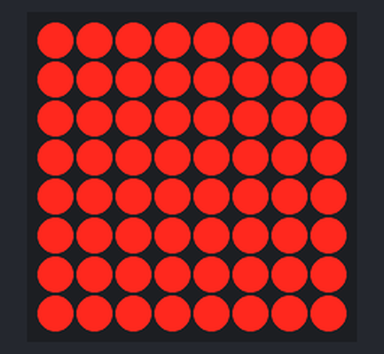
The sketch below on a simulated Arduino Uno, built with avr-gcc and run on an emulated ATmega328P. Parts: 8×8 LED matrix.

Above: at 3.4 s.
At 6.7 s:
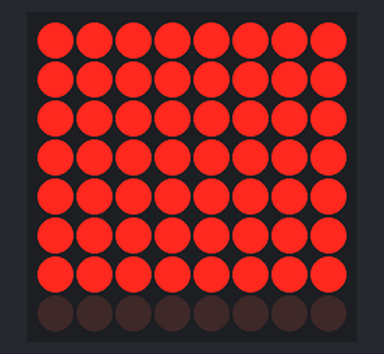
At 7.3 s:
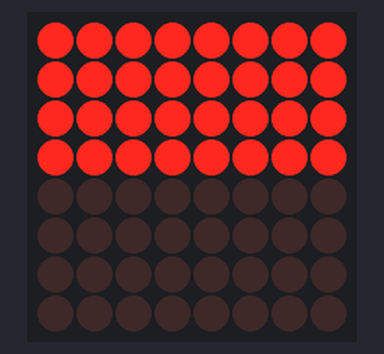
At 8.0 s:
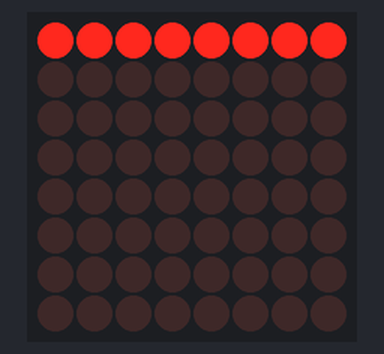
At 8.51 s:
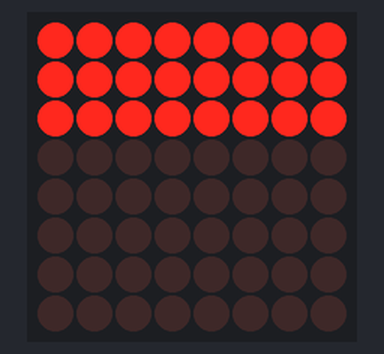
At 9.11 s:
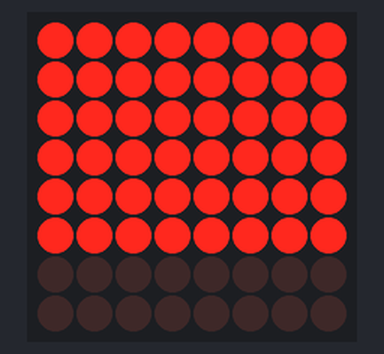

Measured:
- by itself, everything shown: repeats every 8.4 s, in 42 steps
- what the display in image 3 shows lasts 0.4 s, from 7.8 s to 8.2 s

The sketch:

LED_Control.ino
```cpp
/*
By Samuel Rohan D'Souza
*/

#include "LedControl.h"
#include <binary.h>

/*
 * Params - LedControl(dataPin,clockPin,csPin,numDevices)
 * int dataPin    The pin on the Arduino where data gets shifted out
 * int clockPin   The pin for the clock
 * int csPin      The pin for selecting the device when data is to be sent
 * int numDevices The maximum number of devices that can be controlled
 *
 * xxx_addr is the address of the LED display. Address starts at 0 and goes up.
 * Repeat all instructions for lc2 in order to have both light up. lc2 address = 1
*/

LedControl lc1=LedControl(1, 2, 3, 1);
int lc1_addr = 0;

void setup() {
  //wake up the MAX72XX (LED array) from power-saving mode
  lc1.shutdown(lc1_addr,false);
  //set a medium brightness for the Leds
  lc1.setIntensity(lc1_addr,8);
  lc1.clearDisplay(lc1_addr);
  lc1.setRow(lc1_addr,0,B11111111);
  lc1.setRow(lc1_addr,1,B11111111);
  lc1.setRow(lc1_addr,2,B11111111);
  lc1.setRow(lc1_addr,3,B11111111);
  lc1.setRow(lc1_addr,4,B11111111);
  lc1.setRow(lc1_addr,5,B11111111);
  lc1.setRow(lc1_addr,6,B11111111);
  lc1.setRow(lc1_addr,7,B11111111);
  delay(200);
  lc1.clearDisplay(lc1_addr);
  delay(200);
  lc1.setRow(lc1_addr,0,B11111111);
  lc1.setRow(lc1_addr,1,B11111111);
  lc1.setRow(lc1_addr,2,B11111111);
  lc1.setRow(lc1_addr,3,B11111111);
  lc1.setRow(lc1_addr,4,B11111111);
  lc1.setRow(lc1_addr,5,B11111111);
  lc1.setRow(lc1_addr,6,B11111111);
  lc1.setRow(lc1_addr,7,B11111111);
  delay(200);
  lc1.clearDisplay(lc1_addr);
  delay(200);
  lc1.setRow(lc1_addr,0,B11111111);
  lc1.setRow(lc1_addr,1,B11111111);
  lc1.setRow(lc1_addr,2,B11111111);
  lc1.setRow(lc1_addr,3,B11111111);
  lc1.setRow(lc1_addr,4,B11111111);
  lc1.setRow(lc1_addr,5,B11111111);
  lc1.setRow(lc1_addr,6,B11111111);
  lc1.setRow(lc1_addr,7,B11111111);
  delay(200);
  lc1.clearDisplay(lc1_addr);
  delay(200);
  lc1.setRow(lc1_addr,0,B11111111);
  lc1.setRow(lc1_addr,1,B11111111);
  lc1.setRow(lc1_addr,2,B11111111);
  lc1.setRow(lc1_addr,3,B11111111);
  lc1.setRow(lc1_addr,4,B11111111);
  lc1.setRow(lc1_addr,5,B11111111);
  lc1.setRow(lc1_addr,6,B11111111);
  lc1.setRow(lc1_addr,7,B11111111);
}

/*
 * Set the status of a single Led.
 * Params - setLed(int addr, int row, int col, boolean state)
 * addr  address of the display
 * row   the row of the Led (0..7)
 * col   the column of the Led (0..7)
 * state If true the led is switched on, if false it is switched off
 * Alternatively: setRow(addr,row,value in binary) e.g. lc.setRow(0,2,B10110000). setColumn also exists, though setRow is the fastest method.
 */
void loop() {
  breathing_loop();
}

void breathing_loop() {
  // Fade in then Fade out
  for (int i = 1; i<=15; i++) {
    lc1.setIntensity(lc1_addr,i);
    lc1.setRow(lc1_addr,0,B11111111);
    lc1.setRow(lc1_addr,1,B11111111);
    lc1.setRow(lc1_addr,2,B11111111);
    lc1.setRow(lc1_addr,3,B11111111);
    lc1.setRow(lc1_addr,4,B11111111);
    lc1.setRow(lc1_addr,5,B11111111);
    lc1.setRow(lc1_addr,6,B11111111);
    lc1.setRow(lc1_addr,7,B11111111);
    delay(150);
  }
  delay(1000);
  for (int e = 14; e > 0; e--) {
    lc1.setIntensity(lc1_addr,e);
    lc1.setRow(lc1_addr,7,B11111111);
    lc1.setRow(lc1_addr,6,B11111111);
    lc1.setRow(lc1_addr,5,B11111111);
    lc1.setRow(lc1_addr,4,B11111111);
    lc1.setRow(lc1_addr,3,B11111111);
    lc1.setRow(lc1_addr,2,B11111111);
    lc1.setRow(lc1_addr,1,B11111111);
    lc1.setRow(lc1_addr,0,B11111111);
    delay(150);
  }
  // Down then Up.
  lc1.setIntensity(lc1_addr, 1);
  lc1.setRow(lc1_addr,7,B00000000);
  lc1.setRow(lc1_addr,6,B11111111);
  lc1.setRow(lc1_addr,5,B11111111);
  lc1.setRow(lc1_addr,4,B11111111);
  lc1.setRow(lc1_addr,3,B11111111);
  lc1.setRow(lc1_addr,2,B11111111);
  lc1.setRow(lc1_addr,1,B11111111);
  lc1.setRow(lc1_addr,0,B11111111);
  delay(200);
  lc1.setRow(lc1_addr,7,B00000000);
  lc1.setRow(lc1_addr,6,B00000000);
  lc1.setRow(lc1_addr,5,B11111111);
  lc1.setRow(lc1_addr,4,B11111111);
  lc1.setRow(lc1_addr,3,B11111111);
  lc1.setRow(lc1_addr,2,B11111111);
  lc1.setRow(lc1_addr,1,B11111111);
  lc1.setRow(lc1_addr,0,B11111111);
  delay(200);
  lc1.setRow(lc1_addr,7,B00000000);
  lc1.setRow(lc1_addr,6,B00000000);
  lc1.setRow(lc1_addr,5,B00000000);
  lc1.setRow(lc1_addr,4,B11111111);
  lc1.setRow(lc1_addr,3,B11111111);
  lc1.setRow(lc1_addr,2,B11111111);
  lc1.setRow(lc1_addr,1,B11111111);
  lc1.setRow(lc1_addr,0,B11111111);
  delay(200);
  lc1.setRow(lc1_addr,7,B00000000);
  lc1.setRow(lc1_addr,6,B00000000);
  lc1.setRow(lc1_addr,5,B00000000);
  lc1.setRow(lc1_addr,4,B00000000);
  lc1.setRow(lc1_addr,3,B11111111);
  lc1.setRow(lc1_addr,2,B11111111);
  lc1.setRow(lc1_addr,1,B11111111);
  lc1.setRow(lc1_addr,0,B11111111);
  delay(200);
  lc1.setRow(lc1_addr,7,B00000000);
  lc1.setRow(lc1_addr,6,B00000000);
  lc1.setRow(lc1_addr,5,B00000000);
  lc1.setRow(lc1_addr,4,B00000000);
  lc1.setRow(lc1_addr,3,B00000000);
  lc1.setRow(lc1_addr,2,B11111111);
  lc1.setRow(lc1_addr,1,B11111111);
  lc1.setRow(lc1_addr,0,B11111111);
  delay(200);
  lc1.setRow(lc1_addr,7,B00000000);
  lc1.setRow(lc1_addr,6,B00000000);
  lc1.setRow(lc1_addr,5,B00000000);
  lc1.setRow(lc1_addr,4,B00000000);
  lc1.setRow(lc1_addr,3,B00000000);
  lc1.setRow(lc1_addr,2,B00000000);
  lc1.setRow(lc1_addr,1,B11111111);
  lc1.setRow(lc1_addr,0,B11111111);
  delay(200);
  lc1.setRow(lc1_addr,7,B00000000);
  lc1.setRow(lc1_addr,6,B00000000);
  lc1.setRow(lc1_addr,5,B00000000);
  lc1.setRow(lc1_addr,4,B00000000);
  lc1.setRow(lc1_addr,3,B00000000);
  lc1.setRow(lc1_addr,2,B00000000);
  lc1.setRow(lc1_addr,1,B00000000);
  lc1.setRow(lc1_addr,0,B11111111);
  delay(400);
  lc1.setRow(lc1_addr,7,B00000000);
  lc1.setRow(lc1_addr,6,B00000000);
  lc1.setRow(lc1_addr,5,B00000000);
  lc1.setRow(lc1_addr,4,B00000000);
  lc1.setRow(lc1_addr,3,B00000000);
  lc1.setRow(lc1_addr,2,B00000000);
  lc1.setRow(lc1_addr,1,B11111111);
  lc1.setRow(lc1_addr,0,B11111111);
  delay(200);
  lc1.setRow(lc1_addr,7,B00000000);
  lc1.setRow(lc1_addr,6,B00000000);
  lc1.setRow(lc1_addr,5,B00000000);
  lc1.setRow(lc1_addr,4,B00000000);
  lc1.setRow(lc1_addr,3,B00000000);
  lc1.setRow(lc1_addr,2,B11111111);
  lc1.setRow(lc1_addr,1,B11111111);
  lc1.setRow(lc1_addr,0,B11111111);
  delay(200);
  lc1.setRow(lc1_addr,7,B00000000);
  lc1.setRow(lc1_addr,6,B00000000);
  lc1.setRow(lc1_addr,5,B00000000);
  lc1.setRow(lc1_addr,4,B00000000);
  lc1.setRow(lc1_addr,3,B11111111);
  lc1.setRow(lc1_addr,2,B11111111);
  lc1.setRow(lc1_addr,1,B11111111);
  lc1.setRow(lc1_addr,0,B11111111);
  delay(200);
  lc1.setRow(lc1_addr,7,B00000000);
  lc1.setRow(lc1_addr,6,B00000000);
  lc1.setRow(lc1_addr,5,B00000000);
  lc1.setRow(lc1_addr,4,B11111111);
  lc1.setRow(lc1_addr,3,B11111111);
  lc1.setRow(lc1_addr,2,B11111111);
  lc1.setRow(lc1_addr,1,B11111111);
  lc1.setRow(lc1_addr,0,B11111111);
  delay(200);
  lc1.setRow(lc1_addr,7,B00000000);
  lc1.setRow(lc1_addr,6,B00000000);
  lc1.setRow(lc1_addr,5,B11111111);
  lc1.setRow(lc1_addr,4,B11111111);
  lc1.setRow(lc1_addr,3,B11111111);
  lc1.setRow(lc1_addr,2,B11111111);
  lc1.setRow(lc1_addr,1,B11111111);
  lc1.setRow(lc1_addr,0,B11111111);
  delay(200);
  lc1.setRow(lc1_addr,7,B00000000);
  lc1.setRow(lc1_addr,6,B11111111);
  lc1.setRow(lc1_addr,5,B11111111);
  lc1.setRow(lc1_addr,4,B11111111);
  lc1.setRow(lc1_addr,3,B11111111);
  lc1.setRow(lc1_addr,2,B11111111);
  lc1.setRow(lc1_addr,1,B11111111);
  lc1.setRow(lc1_addr,0,B11111111);
  delay(200);
  lc1.setRow(lc1_addr,7,B11111111);
  lc1.setRow(lc1_addr,6,B11111111);
  lc1.setRow(lc1_addr,5,B11111111);
  lc1.setRow(lc1_addr,4,B11111111);
  lc1.setRow(lc1_addr,3,B11111111);
  lc1.setRow(lc1_addr,2,B11111111);
  lc1.setRow(lc1_addr,1,B11111111);
  lc1.setRow(lc1_addr,0,B11111111);
  delay(200);
}
```
